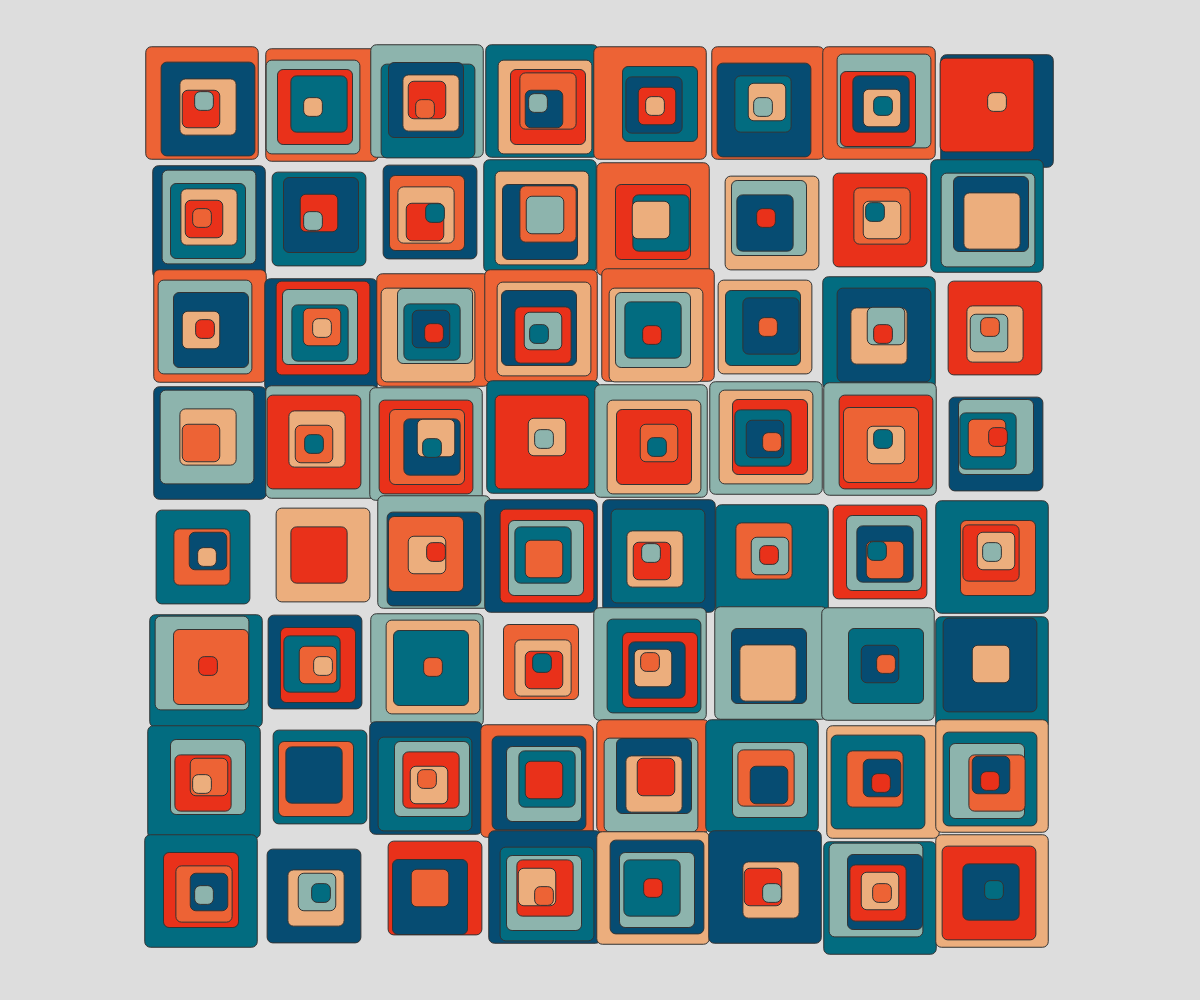
Frame 1 (no input)
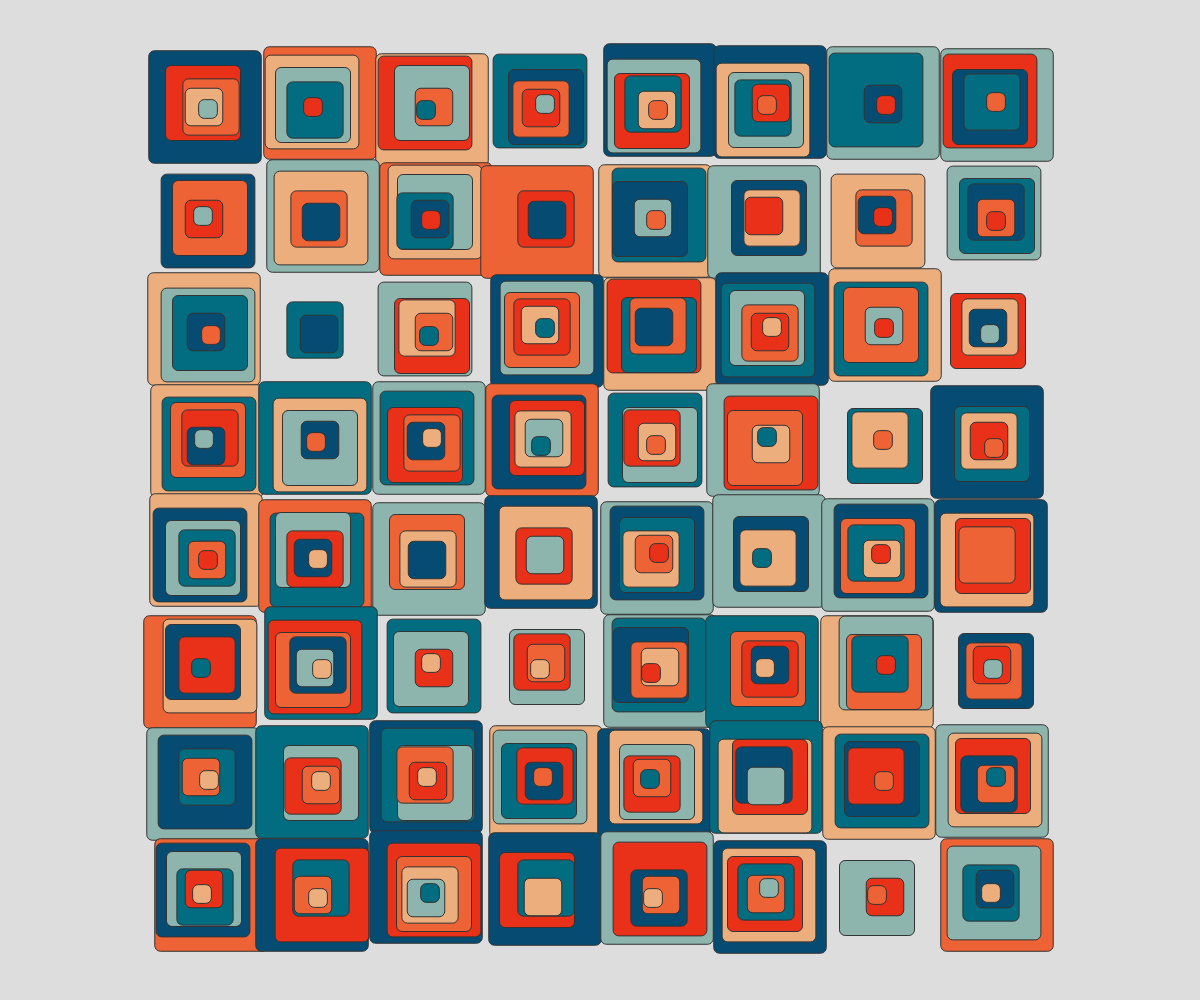
Frame 2 (the mouse pressed at the canvas centre, redrawn once)

The p5.js sketch that drew these frames (run headless with seeded random() and noise() and a simulated clock; the mouse was pressed at the canvas centre and the sketch redrawn once):

// p5.js sketch
// ── sketch.js
"use strict"

const COLORS = ["#E9311A", "#ED6335", "#ECAE7D", "#8DB4AD", "#026C80", "#064C72"];
const WHITE  = "#DDDDDD";
const BLACK  = "#333333";

function setup(){
	createCanvas(windowWidth, windowHeight);
	angleMode(DEGREES); rectMode(CENTER);
	textAlign(CENTER, BOTTOM); textSize(10);
	noLoop();
}

function draw(){
	background(WHITE);
	noFill();
	stroke(BLACK); strokeWeight(1);
	strokeCap(SQUARE);

	const num = 8;
	const len = ((width<height)?width/num:height/num)*0.9;
	const sX = width / 2 - len * num / 2;
	const sY = height / 2 - len * num / 2;

	for(let r=0; r<num; r++){
		for(let c=0; c<num; c++){
			let x = floor(sX + c * len + len / 2);
			let y = floor(sY + r * len + len / 2);
			drawSquare(x, y, len);
		}
	}
}

function drawSquare(x, y, len, rot=0){

	const list = getColorList(COLORS);
	const buf = len * 0.05;

	const total = 6;
	const l = len / total;
	push();
	translate(x, y);
	rotate(rot);
	for(let i=0; i<total; i++){
		if(random() < 0.2) continue;
		//fill(getColor(COLORS));
		fill(list[i%list.length]);
		const bX = floor(random(-buf, buf));
		const bY = floor(random(-buf, buf));
		square(bX, bY, len-l*i, len*0.05);
	}
	pop();
}

function getColor(colors){
	return colors[floor(random()*colors.length)];
}

function getColorList(colors){
	const list = Array.from(colors);
	for(let i=list.length-1; 0<=i; i--){
		const rdm = floor(random(i));
		const tmp = list[rdm];
		list[rdm] = list[i];
		list[i] = tmp;
	}
	return list;
}
